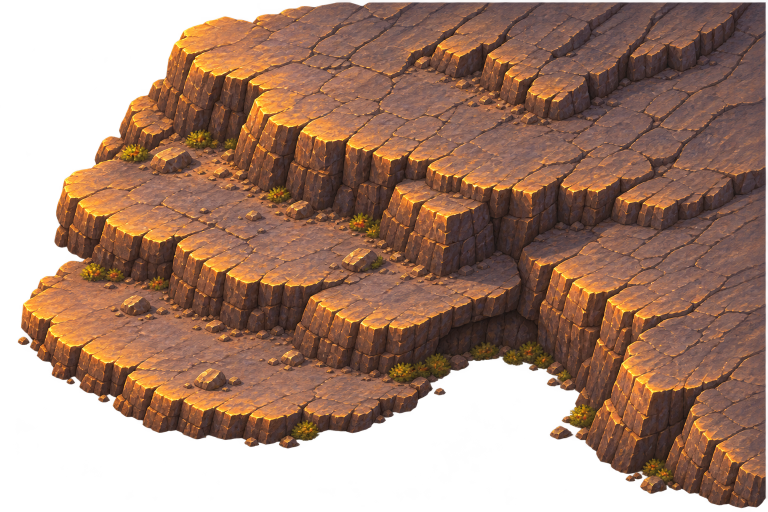
#> input picture assets/source_inputs/rts/desert_reference_pass/terraces.png, 1536 x 1024 px (shown at 1/2 size)
$ python make_rts_desert_reference_pass.py
#> lines starting #> are read from the running program, lines starting #| are printed output that depends on the picture; after the words box and inside, x2 and y2 are one past the last pixel; in counts of white or black regions, pixels touching at a corner belong together
"""Prepare the reusable Painted HD assets from the saved reference-pass originals."""

from pathlib import Path

import cv2
import numpy as np
from PIL import Image

ROOT = Path(__file__).resolve().parents[2]
SRC = ROOT / "assets/source_inputs/rts/desert_reference_pass"
OUT = ROOT / "assets/textures/rts/desert_reference_pass"


def isolate(image: Image.Image, threshold: int = 20) -> Image.Image:
    """Keep each sprite's largest connected subject and its antialiased edge."""
#> called with threshold = 20
    array = np.asarray(image.convert("RGBA")).copy()
#> array is the input picture: shape (1024, 1536, 4); mean R, G, B, A 112.8, 75.1, 53.6, 184.3
    alpha = array[..., 3]
    _, labels, stats, _ = cv2.connectedComponentsWithStats((alpha >= threshold).astype(np.uint8))
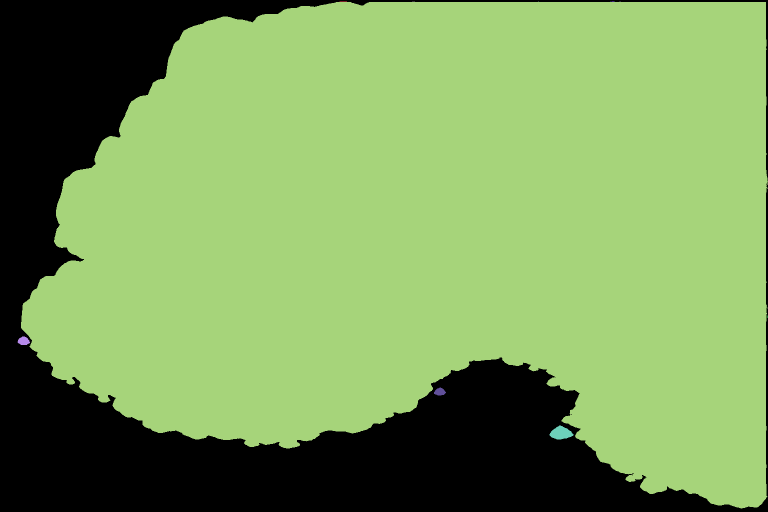
#> labels: shape (1024, 1536) int32 (shown at 1/2 size); 16 distinct labels, from 0 to 15; one colour per label, 0 black
#> stats = 16 rows, first 6: [0, 0, 1536, 1024, 416263], [679, 2, 15, 1, 15], [825, 2, 1, 1, 1], [827, 2, 1, 1, 1], [829, 2, 1, 1, 1], [1077, 2, 1, 1, 1]
    component = labels == (int(np.argmax(stats[1:, cv2.CC_STAT_AREA])) + 1)
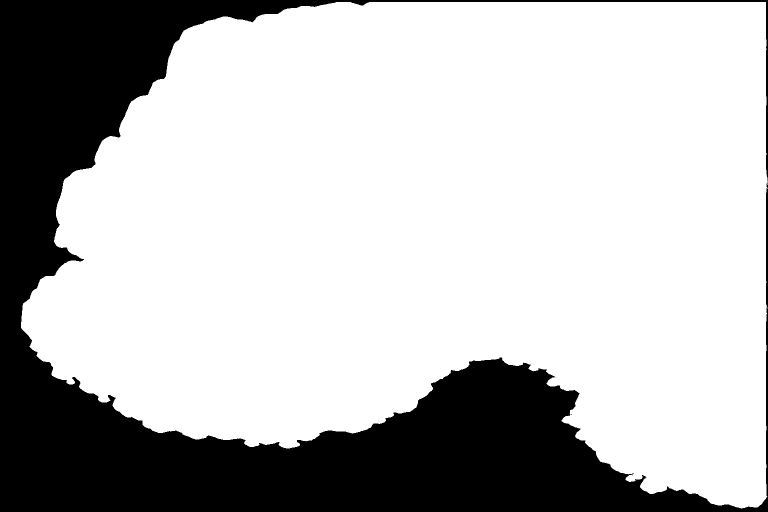
#> component: shape (1024, 1536) bool (shown at 1/2 size); 73.4% white; 4 black regions (3 under 20 px), largest, box (x1, y1, x2, y2) and area: (0, 0, 1536, 1024) 417744
    edge = cv2.dilate(component.astype(np.uint8), np.ones((9, 9), np.uint8))
#> edge: shape (1024, 1536); values 0 (black) and 1 (white), 74.9% white; 3 black regions (1 under 20 px), largest, box (x1, y1, x2, y2) and area: (0, 0, 1536, 1024) 393925, (706, 0, 734, 6) 89
    alpha *= edge
#> alpha: shape (1024, 1536); min 0, max 254, mean 184.1
    alpha[alpha < 5] = 0
#> alpha: shape (1024, 1536); min 0, max 254, mean 184.1
    sprite = Image.fromarray(array)
    return sprite.crop(sprite.getbbox())


def save_sprite(name: str, image: Image.Image, max_size: tuple[int, int]) -> None:
#> called with name = 'terraces', max_size = (1200, 800)
    image.thumbnail(max_size, Image.Resampling.LANCZOS)
    image.save(OUT / f"{name}.png", optimize=True)


def dune(image: Image.Image) -> Image.Image:
    array = np.asarray(isolate(image, 40)).astype(np.float32)
    alpha = array[..., 3] / 255.0
    # Taper the edges into the shared sand. The solid centre keeps its painted highlights.
    alpha = np.clip((alpha - 0.065) / 0.935, 0.0, 1.0)
    array[..., 3] = 255.0 * (alpha * alpha * (3.0 - 2.0 * alpha))
    array[..., :3] *= [1.015, 0.985, 0.94]
    return Image.fromarray(np.clip(array, 0, 255).astype(np.uint8))


def main() -> None:
    OUT.mkdir(parents=True, exist_ok=True)
    cliff = isolate(Image.open(SRC / "terraces.png"))
    save_sprite("terraces", cliff, (1200, 800))

    dunes = Image.open(SRC / "dunes.png")
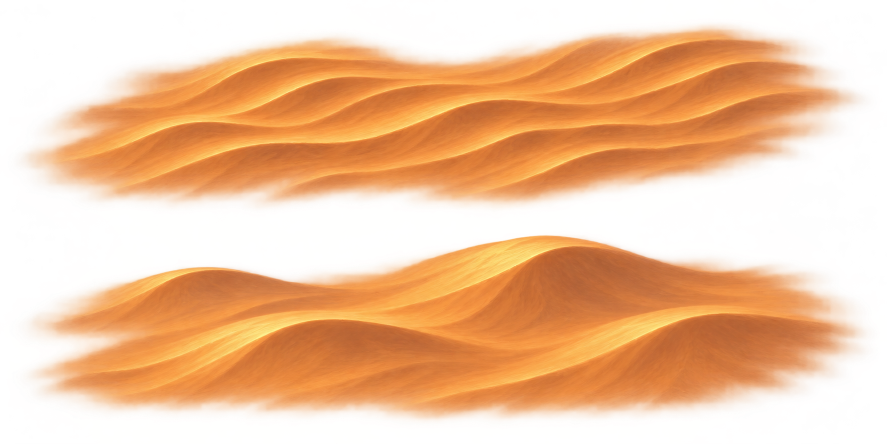
#> input picture assets/source_inputs/rts/desert_reference_pass/dunes.png, 1774 x 887 px (shown at 1/2 size)
#> dunes is the input picture: PIL image 1774x887 RGBA; mean R, G, B, A 190.1, 118.4, 51.6, 129.6
    half = dunes.height // 2
#> half = 443
    save_sprite("ripple_field", dune(dunes.crop((0, 0, dunes.width, half))), (1000, 320))
#> in isolate (call 2), `_, labels, stats, _ = cv2.connectedComponentsWithStats((alpha >= thres..`: labels: shape (443, 1774) int32; values 0 (black) and 1 (white), 55.8% white; 1 black region, box (x1, y1, x2, y2) and area: (0, 0, 1774, 443) 347405
#> in isolate (call 2), `edge = cv2.dilate(component.astype(np.uint8), np.ones((9, 9), np.uint8))`: edge: shape (443, 1774); values 0 (black) and 1 (white), 58% white; 1 black region, box (x1, y1, x2, y2) and area: (0, 0, 1774, 443) 329785
    save_sprite("dune_swells", dune(dunes.crop((0, half, dunes.width, dunes.height))), (900, 300))
#> call 3 of isolate, with threshold = 40
#> in isolate (call 3), `_, labels, stats, _ = cv2.connectedComponentsWithStats((alpha >= thres..`:
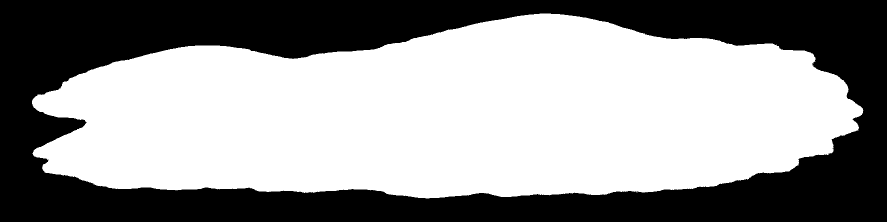
#> labels: shape (444, 1774) int32 (shown at 1/2 size); values 0 (black) and 1 (white), 58% white; 2 black regions (1 under 20 px), largest, box (x1, y1, x2, y2) and area: (0, 0, 1774, 444) 330631
#> in isolate (call 3), `_, labels, stats, _ = cv2.connectedComponentsWithStats((alpha >= thres..`: stats = [[0, 0, 1774, 444, 330632], [64, 27, 1663, 370, 457024]]
#> in isolate (call 3), `edge = cv2.dilate(component.astype(np.uint8), np.ones((9, 9), np.uint8))`: edge: shape (444, 1774); values 0 (black) and 1 (white), 60.3% white; 1 black region, box (x1, y1, x2, y2) and area: (0, 0, 1774, 444) 312393
#> in isolate (call 3), `alpha[alpha < 5] = 0`: alpha: shape (444, 1774); min 0, max 255, mean 132.6

    landmarks = Image.open(SRC / "landmarks.png")
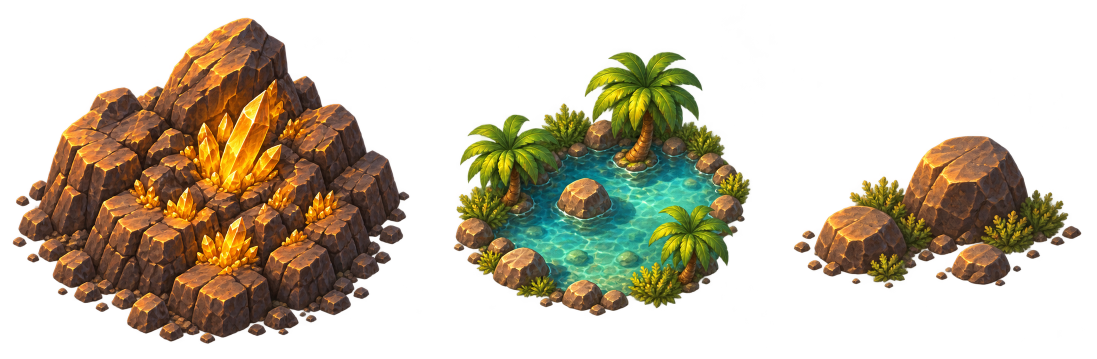
#> input picture assets/source_inputs/rts/desert_reference_pass/landmarks.png, 2193 x 717 px (shown at 1/2 size)
#> landmarks is the input picture: PIL image 2193x717 RGBA; mean R, G, B, A 49.1, 39.6, 20.2, 99.6
    # Use the transparent gutters on the authored sheet.
    spans = [(0, 850), (850, 1550), (1550, landmarks.width)]
#> spans = [(0, 850), (850, 1550), (1550, 2193)]
    for (name, size), (left, right) in zip(
        [("orichalcum", (480, 400)), ("oasis", (380, 340)), ("verge_scrub", (270, 150))], spans
    ):
        cut = isolate(landmarks.crop((left, 0, right, landmarks.height)))
        save_sprite(name, cut, size)
#> this loop made 3 passes
#> stats in isolate on pass 2: [[0, 0, 700, 717, 292720], [57, 103, 594, 529, 209180]]
#> pass 1, in isolate (call 4), `_, labels, stats, _ = cv2.connectedComponentsWithStats((alpha >= thres..`:
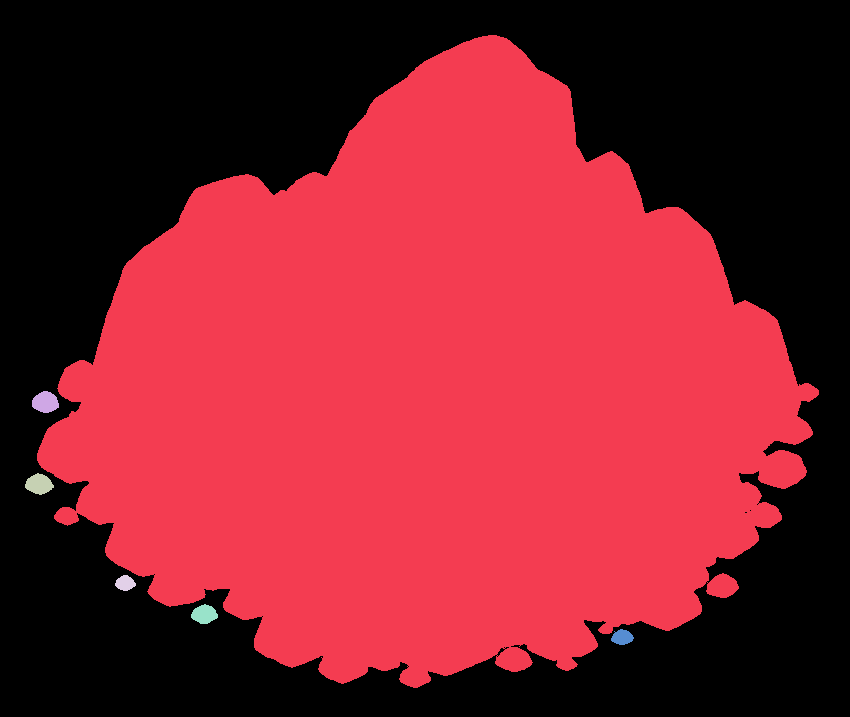
#> labels: shape (717, 850) int32; 7 distinct labels, from 0 to 6; one colour per label, 0 black
#> pass 1, in isolate (call 4), `component = labels == (int(np.argmax(stats[1:, cv2.CC_STAT_AREA])) + 1)`:
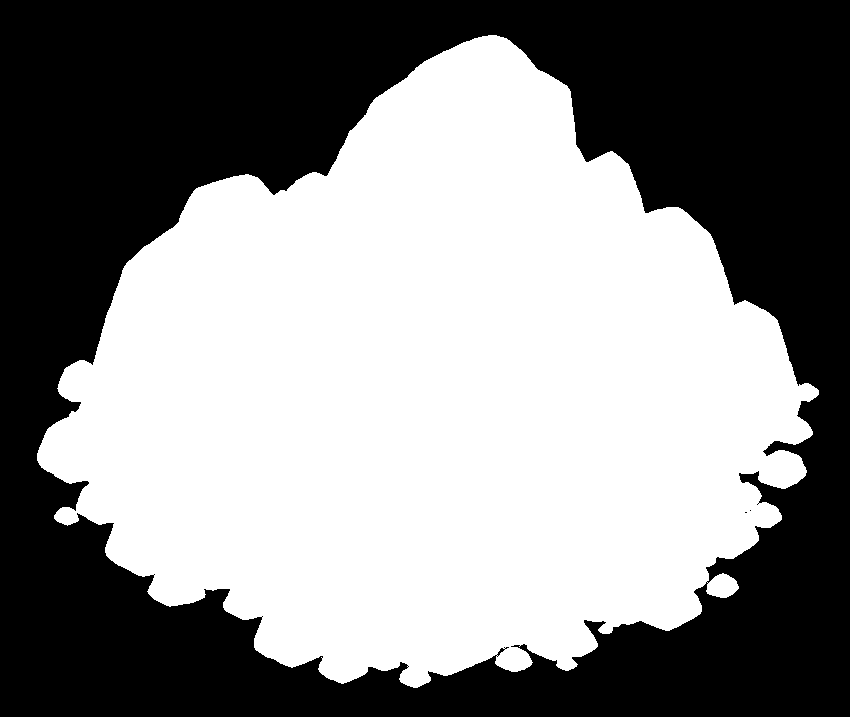
#> component: shape (717, 850) bool; 53.4% white; 3 black regions (2 under 20 px), largest, box (x1, y1, x2, y2) and area: (0, 0, 850, 717) 284175

#> (the run stopped early here; a loop or call above may not have finished)
